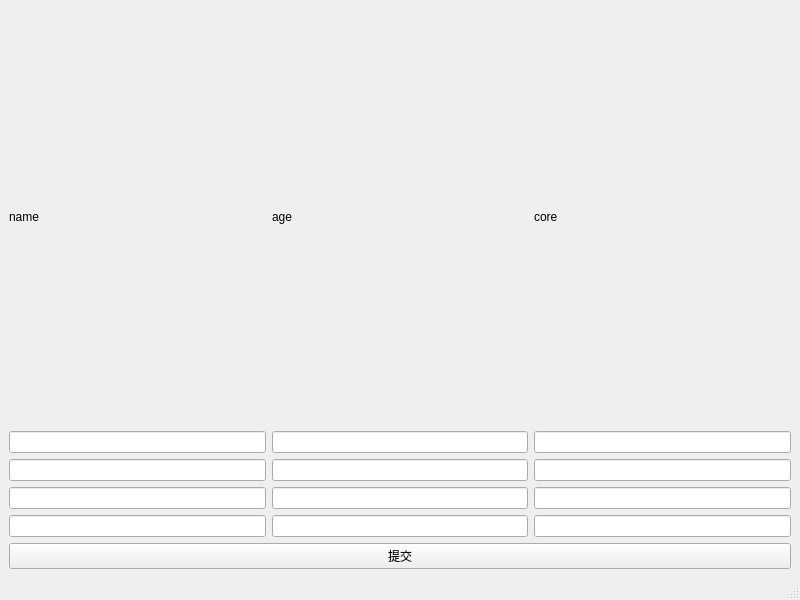
<?xml version="1.0" encoding="UTF-8"?>
<ui version="4.0">
 <class>MainWindow</class>
 <widget class="QMainWindow" name="MainWindow">
  <property name="geometry">
   <rect>
    <x>0</x>
    <y>0</y>
    <width>800</width>
    <height>600</height>
   </rect>
  </property>
  <property name="windowTitle">
   <string>MainWindow</string>
  </property>
  <widget class="QWidget" name="centralwidget">
   <layout class="QVBoxLayout" name="verticalLayout_2">
    <item>
     <layout class="QVBoxLayout" name="verticalLayout">
      <item>
       <layout class="QHBoxLayout" name="horizontalLayout">
        <item>
         <widget class="QLabel" name="label">
          <property name="text">
           <string>name</string>
          </property>
         </widget>
        </item>
        <item>
         <widget class="QLabel" name="label_2">
          <property name="text">
           <string>age</string>
          </property>
         </widget>
        </item>
        <item>
         <widget class="QLabel" name="label_3">
          <property name="text">
           <string>core</string>
          </property>
         </widget>
        </item>
       </layout>
      </item>
      <item>
       <layout class="QHBoxLayout" name="horizontalLayout_2">
        <item>
         <widget class="QLineEdit" name="lineEdit"/>
        </item>
        <item>
         <widget class="QLineEdit" name="lineEdit_2"/>
        </item>
        <item>
         <widget class="QLineEdit" name="lineEdit_3"/>
        </item>
       </layout>
      </item>
     </layout>
    </item>
    <item>
     <layout class="QHBoxLayout" name="horizontalLayout_3">
      <item>
       <widget class="QLineEdit" name="lineEdit_4"/>
      </item>
      <item>
       <widget class="QLineEdit" name="lineEdit_5"/>
      </item>
      <item>
       <widget class="QLineEdit" name="lineEdit_6"/>
      </item>
     </layout>
    </item>
    <item>
     <layout class="QHBoxLayout" name="horizontalLayout_4">
      <item>
       <widget class="QLineEdit" name="lineEdit_7"/>
      </item>
      <item>
       <widget class="QLineEdit" name="lineEdit_8"/>
      </item>
      <item>
       <widget class="QLineEdit" name="lineEdit_9"/>
      </item>
     </layout>
    </item>
    <item>
     <layout class="QHBoxLayout" name="horizontalLayout_5">
      <item>
       <widget class="QLineEdit" name="lineEdit_10"/>
      </item>
      <item>
       <widget class="QLineEdit" name="lineEdit_11"/>
      </item>
      <item>
       <widget class="QLineEdit" name="lineEdit_12"/>
      </item>
     </layout>
    </item>
    <item>
     <widget class="QPushButton" name="pushButton">
      <property name="text">
       <string>提交</string>
      </property>
     </widget>
    </item>
   </layout>
  </widget>
  <widget class="QMenuBar" name="menubar">
   <property name="geometry">
    <rect>
     <x>0</x>
     <y>0</y>
     <width>800</width>
     <height>23</height>
    </rect>
   </property>
  </widget>
  <widget class="QStatusBar" name="statusbar"/>
 </widget>
 <resources/>
 <connections/>
</ui>
